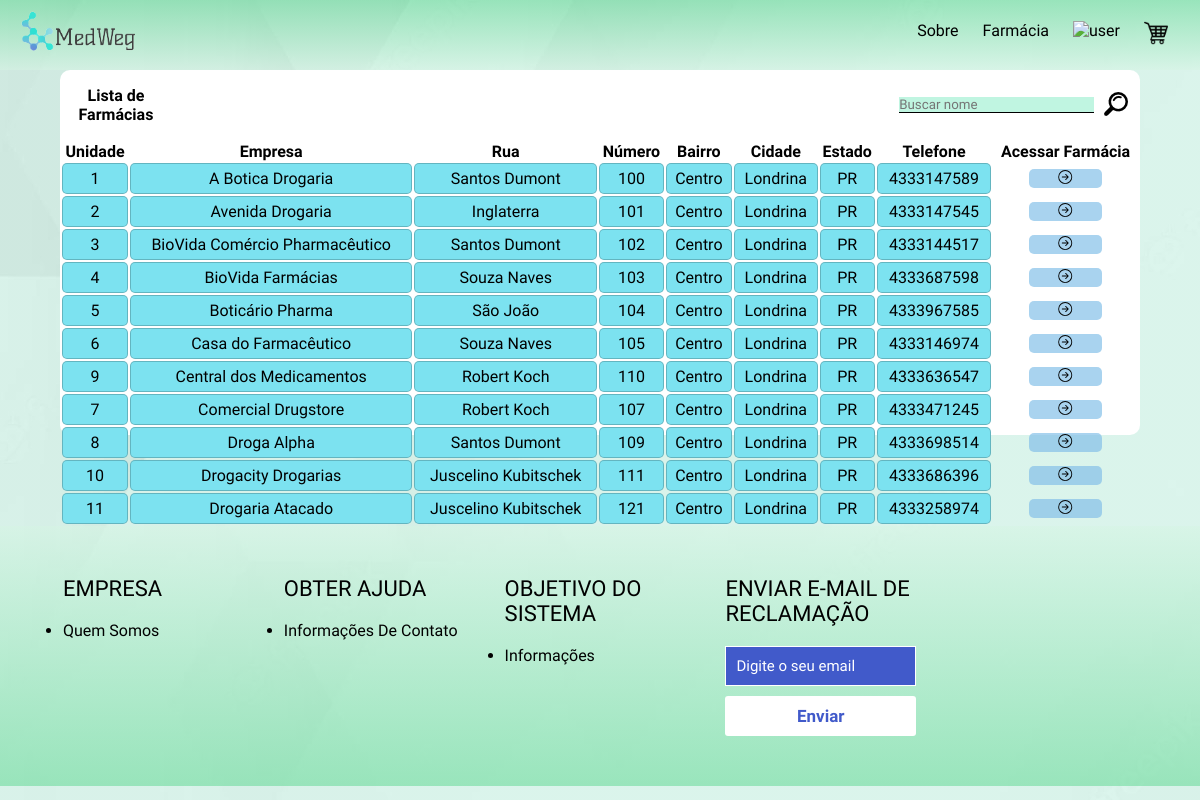
The app's page /Trabalho-TCC/selecaoFarmacia.php with its own data.
### tables this page shows
CREATE TABLE `cadastro_farmacia` (
  `unidade_far` int NOT NULL,
  `senha_far` varchar(255) NOT NULL,
  `empresa_far` varchar(255) NOT NULL,
  `cidade_far` varchar(255) NOT NULL,
  `rua_far` varchar(255) NOT NULL,
  `bairro_far` varchar(255) NOT NULL,
  `estado_far` char(2) NOT NULL,
  `numero_far` varchar(6) NOT NULL,
  `telefone_far` varchar(255) NOT NULL,
  PRIMARY KEY (`unidade_far`)
);

### Trabalho-TCC/selecaoFarmacia.php (the view, shortened to what this page needs)
<?php
$server = 'localhost';
$bd = 'medweg';
$user = 'root';
$pass = 'senai';
$conexao = mysqli_connect($server, $user, $pass, $bd);
if(!empty($_GET['searchFarma'])) {
    $data = $_GET['searchFarma'];
    $sql = "SELECT * FROM cadastro_farmacia WHERE empresa_far LIKE '%$data%' or rua_far LIKE '%$data%' ORDER BY empresa_far;";
}
else {
    $sql = "SELECT * FROM cadastro_farmacia ORDER BY empresa_far;";
}
$result = $conexao->query($sql);
?>
<!DOCTYPE html>
<html>
<head>
    <link rel="stylesheet" href="style.css">
</head>
<header id="header">
    <a id="logo" href="homeCliente.html"><img height="64px" src="img/logo_medweg-removebg-preview.png" alt="medweg"></a>
    <nav id="nav">
        <ul id="menu" role="menu">
            <li> <a href="sobreCliente.html" style="cursor: pointer;">Sobre</a></li>
            <li> <a style="cursor: pointer;">Farmácia</a></li>
            <a id="button-user" style="cursor: pointer;"><img style="width: 75%;"
                src="img/perfil-de-usuario.png" alt="user"></a>
            <a id="myBtn" style="cursor: pointer;"><img style="width: 75%;"
                    src="img/carrinho-de-compras-de-design-xadrez (1).png" alt="carrinho"></a>
        </ul>
    </nav>
</header>
<body class="lista_prod">
<center>
    <div class="container_prod">
       <div class="header_prod">
          <b>Lista de Farmácias</b>
          <input type="text" class="input-buscar-farma" id="buscarFarma" name="input_buscar" placeholder="Buscar nome">
          <button class="button_busca_prod" name="btn-busca-prod" onclick="searchDataFarma()"><img src="img/lupa.png" alt="Buscar"></button>
        </div>
        <div>
          <table style="width: 100%; ">
          <thead class="thead_lista_far">
            <div>
                <tr>
                    <th>Unidade</th>
                    <th>Empresa</th>
                    <th>Rua</th>
                    <th>Número</th>
                    <th>Bairro</th>
                    <th>Cidade</th>
                    <th>Estado</th>
                    <th>Telefone</th>
                    <th>Acessar Farmácia</th>
                </tr>
            </div>
            </thead>
            <tbody>
            <?php
                while($farma_data = mysqli_fetch_assoc($result)) {
                    echo "<tr>";
                        echo "<td class='tr_lista_farma'>".$farma_data['unidade_far']."</td>";
                        echo "<td class='tr_lista_farma'>".$farma_data['empresa_far']."</td>";
                        echo "<td class='tr_lista_farma'>".$farma_data['rua_far']."</td>";
                        echo "<td class='tr_lista_farma'>".$farma_data['numero_far']."</td>";
                        echo "<td class='tr_lista_farma'>".$farma_data['bairro_far']."</td>";
                        echo "<td class='tr_lista_farma'>".$farma_data['cidade_far']."</td>";
                        echo "<td class='tr_lista_farma'>".$farma_data['estado_far']."</td>";
                        echo "<td class='tr_lista_farma'>".$farma_data['telefone_far']."</td>";
                        echo "<td class='tr_acessar'> <a class='btn-alterar-acesso' style='cursor: pointer;' href='selecaoProduto.php?unidade_far=$farma_data[unidade_far]'>
                        <svg xmlns='http://www.w3.org/2000/svg' width='50%' height='14' fill='currentColor' class='bi bi-arrow-right-circle' viewBox='0 0 16 16'>
                        <path fill-rule='evenodd' d='M1 8a7 7 0 1 0 14 0A7 7 0 0 0 1 8zm15 0A8 8 0 1 1 0 8a8 8 0 0 1 16 0zM4.5 7.5a.5.5 0 0 0 0 1h5.793l-2.147 2.146a.5.5 0 0 0 .708.708l3-3a.5.5 0 0 0 0-.708l-3-3a.5.5 0 1 0-.708.708L10.293 7.5H4.5z'/>
                        </svg></a></td>";
                    echo "</tr>";
                }
            ?>
            </tbody>
          </table>
        </div>
      </div>
    </center>
</body>
<footer>
<div class="container-footer">
        <div class="row-footer">
            <div class="footer-col">
                <h4>Empresa</h4>
                <ul>
                    <li><a href="sobreCliente.html"> Quem somos</a></li>
                </ul>
            </div>
            <div class="footer-col">
                <h4>Obter ajuda</h4>
                <ul>
                    <li><a href="sobreCliente.html">informações de contato</a></li>
                </ul>
            </div>
            <div class="footer-col">
                <h4>Objetivo do sistema</h4>
                <ul>
                    <li><a href="sobreCliente.html">informações</a></li>
                </ul>
            </div>
            <div class="footer-col">
                <h4>Enviar e-mail de reclamação</h4>
                <div class="form-sub">
                    <form>
                        <input type="email" placeholder="Digite o seu email" required>
                        <button>Enviar</button>
                    </form>
                </div>
            </div>
        </div>
    </div>
</footer>
</html>

### Trabalho-TCC/style.css (style rules this page uses)
ul { margin: 0px; padding: 0px; }
body { margin: 0px; padding: 0px; background-color: #6DB3F2; display: grid; background-image: linear-gradient( rgba(127, 255, 212, 0.2) 100%, rgba(127, 255, 212, 0.2) 100%), url('img/white-gray-geometric-pattern-background-vector_53876-136510.jpg'); }
a { color: black; text-decoration: none; font-family: 'Ubuntu', sans-serif; }
#header { box-sizing: border-box; height: 70px; padding: 1rem; display: flex; align-items: center; justify-content: space-between; background: linear-gradient(rgba(88, 214, 141, 0.5), rgba(213, 245, 227, 0.5)); }
#menu { display: flex; list-style: none; gap: .5rem; }
#menu a { display: block; padding: .5rem; }
* { font-family: 'Ubuntu', sans-serif; margin: 0; padding: 0; box-sizing: border-box; }
footer { background: linear-gradient(rgba(213, 245, 227, 0.5), rgba(88, 214, 141, 0.5)); padding: 50px 0; }
.container-footer { max-width: 1400px; padding: 0 4%; margin: auto; font-family: 'Ubuntu', sans-serif; }
.container-footer a { font-family: 'Ubuntu', sans-serif; }
.row-footer { display: flex; flex-wrap: wrap; }
.footer-col { width: 20%; padding: 0 15px; }
.footer-col h4 { font-size: 22px; color: black; margin-bottom: 20px; font-weight: 500; position: relative; text-transform: uppercase; }
.footer-col ul li { margin: 10px 0; }
.footer-col ul li a { font-size: 16px; text-transform: capitalize; color: black; text-decoration: none; font-weight: 300; display: block; transition: all 0.3s; }
.footer-col .form-sub input { width: 100%; padding: 10px; font-size: 15px; outline: none; border: 1px solid white; color: white; background-color: #415aca; }
.footer-col .form-sub input::placeholder { color: white; }
.footer-col .form-sub button { width: 100%; margin-top: 10px; padding: 10px; font-size: 17px; outline: none; border: none; cursor: pointer; color: #415aca; border-radius: 3px; font-weight: bold; background-color: white; }
.lista_prod { margin: 0; padding: 0; box-sizing: border-box; font-family: 'Poppins', sans-serif; }
button { cursor: pointer; }
.container_prod { width: 90%; height: 80%; border-radius: 10px; background: white; }
.header_prod { min-height: 70px; display: flex; align-items: center; margin: auto 12px; }
.input-buscar-farma { margin-left: 70%; width: 300px; border: none; border-bottom: 1px solid black; background-color: rgba(129, 236, 195, 0.5); outline: none; }
.button_busca_prod { margin-left: 10px; border: none; background: none; }
.tr_lista_farma { text-align: center; padding: 5px; border: solid 1px rgba(0, 0, 0, .2); background-color: rgb(124, 226, 240); border-radius: 5px; }
.tr_acessar { text-align: center; }
.btn-alterar-acesso { background-color: rgb(133, 193, 233, 0.7); border-radius: 5px; }

### records on screen
cadastro_farmacia: unidade_far "1", empresa_far "A Botica Drogaria", rua_far "Santos Dumont", numero_far "100", bairro_far "Centro", cidade_far "Londrina", estado_far "PR", telefone_far "4333147589"
cadastro_farmacia: unidade_far "2", empresa_far "Avenida Drogaria", rua_far "Inglaterra", numero_far "101", bairro_far "Centro", cidade_far "Londrina", estado_far "PR", telefone_far "4333147545"
cadastro_farmacia: unidade_far "3", empresa_far "BioVida Comércio Pharmacêutico", rua_far "Santos Dumont", numero_far "102", bairro_far "Centro", cidade_far "Londrina", estado_far "PR", telefone_far "4333144517"
cadastro_farmacia: unidade_far "4", empresa_far "BioVida Farmácias", rua_far "Souza Naves", numero_far "103", bairro_far "Centro", cidade_far "Londrina", estado_far "PR", telefone_far "4333687598"
cadastro_farmacia: unidade_far "5", empresa_far "Boticário Pharma", rua_far "São João", numero_far "104", bairro_far "Centro", cidade_far "Londrina", estado_far "PR", telefone_far "4333967585"
cadastro_farmacia: unidade_far "6", empresa_far "Casa do Farmacêutico", rua_far "Souza Naves", numero_far "105", bairro_far "Centro", cidade_far "Londrina", estado_far "PR", telefone_far "4333146974"
cadastro_farmacia: unidade_far "9", empresa_far "Central dos Medicamentos", rua_far "Robert Koch", numero_far "110", bairro_far "Centro", cidade_far "Londrina", estado_far "PR", telefone_far "4333636547"
cadastro_farmacia: unidade_far "7", empresa_far "Comercial Drugstore", rua_far "Robert Koch", numero_far "107", bairro_far "Centro", cidade_far "Londrina", estado_far "PR", telefone_far "4333471245"
cadastro_farmacia: unidade_far "8", empresa_far "Droga Alpha", rua_far "Santos Dumont", numero_far "109", bairro_far "Centro", cidade_far "Londrina", estado_far "PR", telefone_far "4333698514"
cadastro_farmacia: unidade_far "10", empresa_far "Drogacity Drogarias", rua_far "Juscelino Kubitschek", numero_far "111", bairro_far "Centro", cidade_far "Londrina", estado_far "PR", telefone_far "4333686396"
cadastro_farmacia: unidade_far "11", empresa_far "Drogaria Atacado", rua_far "Juscelino Kubitschek", numero_far "121", bairro_far "Centro", cidade_far "Londrina", estado_far "PR", telefone_far "4333258974"
